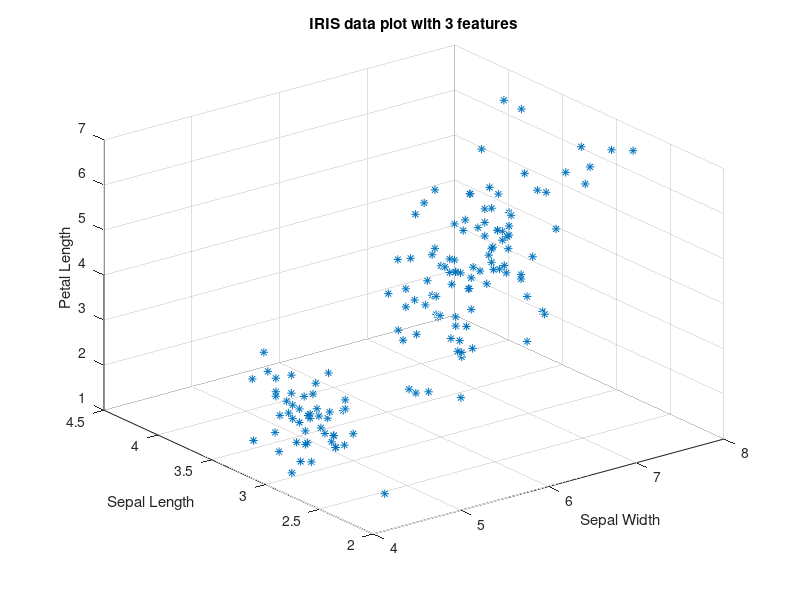

The MATLAB source for this figure:
load fisheriris.mat;
plot3(meas(:,1),meas(:,2),meas(:,3),'*');
grid on
xlabel('Sepal Width');
ylabel('Sepal Length');
zlabel('Petal Length');
title('IRIS data plot with 3 features');
N = size(meas,1);
C = size(meas,2);
% generating 3 random numbers from 1 to N as 3 center points
centers_index = ceil(rand(1,3).*(N-1));
centers = meas(centers_index,:);
% distance array storing distance of each point from C1,C2,C3
dist = zeros(N,3);
for k = 1:1:400
    for i = 1:1:N
        for j = 1:1:3
            dist(i,j) = sqrt(sum(meas(i,:)-centers(j,:)).^2);
        end
    end
    % find the minimum distance from each row in dist matrix and store that
    % index in indx matrix, minimum distance in dist_min matrix
    % for i = 1:1:N
    %     [dist_min(i,1),indx(i,1)] = min(dist(i,:));
    % end
    [dist_min,indx] = min(dist,[],2);
    % sort the indx column vector and store the corresponding indexes in Q and
    % sorted values in P
    [P Q] = sort(indx);
    % make 3 groups of dataset, those having indx as 1,2,3
    group1 = 0;
    group2 = 0;
    group3 = 0;
    for i = 1:1:N
        if(P(i)==1)
            group1 = [group1;Q(i)];
        elseif(P(i) == 2)
            group2 = [group2;Q(i)];
        else
            group3 = [group3;Q(i)];
        end
    end
    % approximating new centers by taking the mean of all 4 feature values in
    % each group
    centers = zeros(3,C); % 3 centers with 4 features each
    sz1 = size(group1,1);
    sz2 = size(group2,1);
    sz3 = size(group3,1);
    sz = [sz1;sz2;sz3];
    % for i = 1:1:3
    centers(1,:) = mean(meas(group1(2:sz1,1),:)); % starting from 2nd index since each group contains 1st element as 0
    centers(2,:) = mean(meas(group2(2:sz2,1),:));
    centers(3,:) = mean(meas(group3(2:sz3,1),:));
end    
